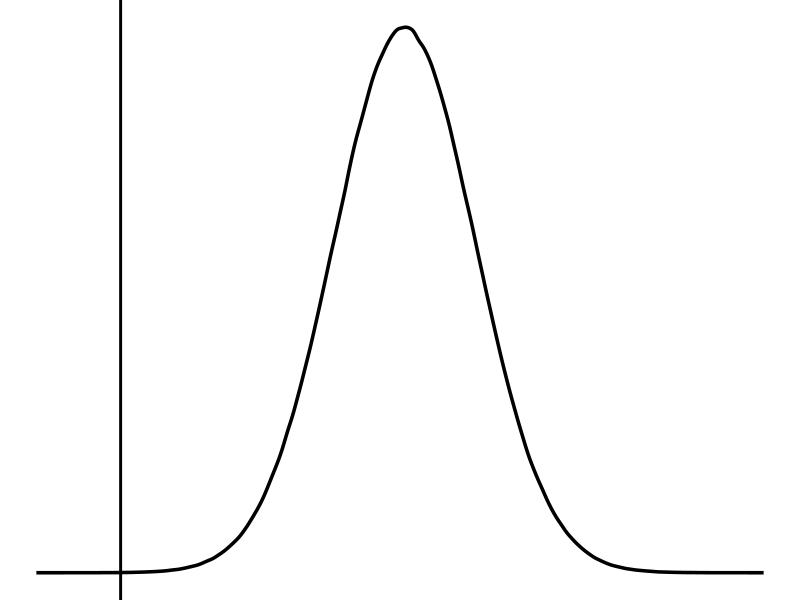

R code for this plot: (Note: this script raises an error after producing the figure.)
library(ggplot2)
library(cowplot)

df = as.data.frame(list(v1=rnorm(5e6)))

ggplot(df, aes(x=v1))+ geom_density(linewidth=1.2) + 
    theme_void() +
    geom_vline(xintercept = -4, linewidth = 1)


# Uniform
x <- seq(-5,5, 0.01)
prior_draws <- dnorm(x,0, 2)

df <- as.data.frame(cbind(x, prior_draws))
names(df) <- c("x", "density")

hist_df = as.data.frame(list(v1 = c(rep(seq(1,20),200))))
hist_unif <- ggplot(hist_df, aes(x=v1)) +
    geom_histogram(fill = "red", bins=20, alpha = 0.4, colour = "white") +
    theme_void() +
    scale_y_continuous(expand = c(0,0.5))


dens_both <- ggplot(df, aes(x = x)) +
    geom_line(aes(y = post_draws), colour = "blue") + 
    geom_line(aes(y = prior_draws), colour = 'red') +
    theme_void() +
    annotate("text", x = 4.5, y = 0.05, label = "Prior", colour = "red", size = 8) +
    annotate("text", x = 2.5, y = 0.3, label = "Posterior", colour = "blue", size = 8)

plot_grid(hist_unif, dens_both)

ggsave("manuscript/methodology/underdispersed.png", bg = "white", width = 12, height = 8.42)


# LHS
x <- seq(-8,4, 0.01)
post_draws <- dnorm(x, -5, 1)
prior_draws <- dnorm(x,0, 1)

df <- as.data.frame(cbind(x, post_draws, prior_draws))
names(df) <- c("x", "density", "type")

dens_lhs<- ggplot(df, aes(x = x)) +
    geom_line(aes(y = post_draws), colour = "blue") + 
    geom_line(aes(y = prior_draws), colour = 'red') +
    theme_void() +
    annotate("text", x = 0, y = 0.15, label = "Average\nPosterior", colour = "red", size = 8) +
    annotate("text", x = -5, y = 0.15, label = "Prior", colour = "blue", size = 8)


hist_df = as.data.frame(list(v1 = c(rep(1,500), runif(3000, 2,20))))
hist_lhs <- ggplot(hist_df, aes(x=v1)) +
    geom_histogram(fill = "red", bins=20, alpha = 0.4) +
    theme_void()

plot_grid(hist_lhs, ggplot(df) + theme_void())
ggsave("manuscript/methodology/half_lhs.png", bg = "white", width = 14, height = 8.42)

plot_grid(hist_lhs, dens_lhs)
ggsave("manuscript/methodology/lhs.png", bg = "white", width = 14, height = 8.42)


# RHS
x <- seq(-8,4, 0.01)
post_draws <- dnorm(x, -5, 1)
prior_draws <- dnorm(x,0, 1)

df <- as.data.frame(cbind(x, post_draws, prior_draws))
names(df) <- c("x", "density", "type")

dens_rhs <- ggplot(df, aes(x = x)) +
    geom_line(aes(y = post_draws), colour = "blue") + 
    geom_line(aes(y = prior_draws), colour = 'red') +
    theme_void() +
    annotate("text", x = 0, y = 0.15, label = "Prior", colour = "red", size = 8) +
    annotate("text", x = -5, y = 0.15, label = "Average\nPosterior", colour = "blue", size = 8)

hist_df = as.data.frame(list(v1 = c(rep(20,500), runif(3000, 1,19))))
hist_rhs <- ggplot(hist_df, aes(x=v1)) +
    geom_histogram(fill = "red", bins=20, alpha = 0.4) +
    theme_void()

plot_grid(hist_rhs, dens_rhs)
ggsave("manuscript/methodology/rhs.png", bg = "white", width = 14, height = 8.42)

# Overdispersion
x <- seq(-5,5, 0.01)
post_draws <- dnorm(x, 0, 0.5)
prior_draws <- dnorm(x,0, 2)

df <- as.data.frame(cbind(x, post_draws, prior_draws))
names(df) <- c("x", "density", "type")

hist_df = as.data.frame(list(v1 = c(rep(1,500), rep(20,500), runif(3000, 1,19))))
hist_lhs_rhs <- ggplot(hist_df, aes(x=v1)) +
    geom_histogram(fill = "red", bins=20, alpha = 0.4) +
    theme_void()


dens_both <- ggplot(df, aes(x = x)) +
    geom_line(aes(y = post_draws), colour = "blue") + 
    geom_line(aes(y = prior_draws), colour = 'red') +
    theme_void() +
    annotate("text", x = 4.5, y = 0.05, label = "Prior", colour = "red", size = 8) +
    annotate("text", x = 2.5, y = 0.3, label = "Average\nPosterior", colour = "blue", size = 8)

plot_grid(hist_lhs_rhs, dens_both)

ggsave("manuscript/methodology/underdispersed.png", bg = "white", width = 12, height = 8.42)
